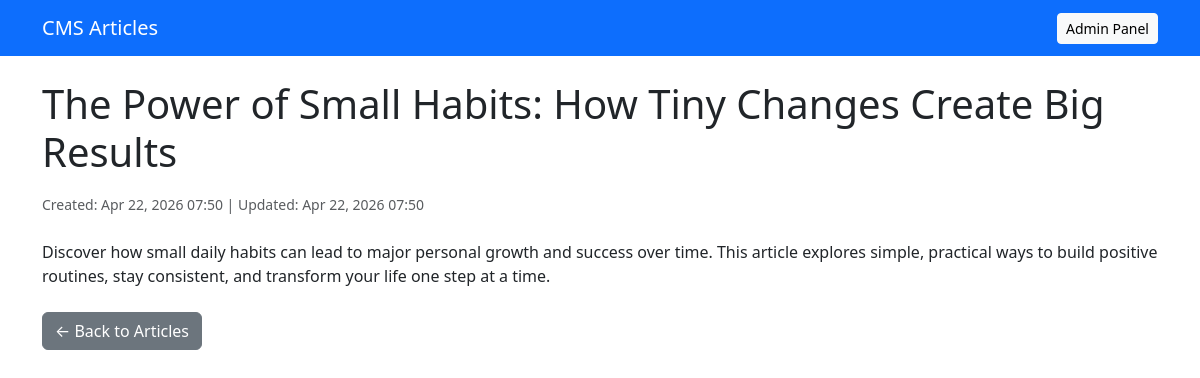
Screenshot of /3/ with the database file from the repository.
### articles/models.py (models this page shows, shortened)
class Article(models.Model):
    title = models.CharField(max_length=200)
    content = models.TextField()
    created_at = models.DateTimeField(auto_now_add=True)
    updated_at = models.DateTimeField(auto_now=True)

### articles/views.py (the view)
# urls.py: path('<int:pk>/', views.article_detail, name='article_detail'),
def article_detail(request, pk):
    article = get_object_or_404(Article, pk=pk)
    return render(request, 'articles/article_detail.html', {'article': article})

### articles/templates/articles/article_detail.html (shortened to what this page needs)
<!DOCTYPE html>
<html lang="en">
<head>
    <link href="https://cdn.jsdelivr.net/npm/bootstrap@5.3.0/dist/css/bootstrap.min.css" rel="stylesheet">
</head>
<body>
    <nav class="navbar navbar-expand-lg navbar-dark bg-primary">
        <div class="container">
            <a class="navbar-brand" href="/">CMS Articles</a>
            <div class="collapse navbar-collapse" id="navbarNav">
                <ul class="navbar-nav ms-auto">
                    <li class="nav-item">
                        <a class="btn btn-light btn-sm ms-2" href="/admin/">Admin Panel</a>
                    </li>
                </ul>
            </div>
        </div>
    </nav>
    <div class="container mt-4">
        <article>
            <h1 class="mb-3">{{ article.title }}</h1>
            <div class="mb-4">
                <small class="text-muted">
                    Created: {{ article.created_at|date:"M d, Y H:i" }} |
                    Updated: {{ article.updated_at|date:"M d, Y H:i" }}
                </small>
            </div>
            <div class="content">
                {{ article.content|linebreaks }}
            </div>
        </article>
        <div class="mt-4">
            <a href="{% url 'article_list' %}" class="btn btn-secondary">← Back to Articles</a>
        </div>
    </div>
</body>
</html>

### rows the page displays
Article: title "The Power of Small Habits: How Tiny Changes Create Big Results", created_at "Apr 22, 2026 07:50", updated_at "Apr 22, 2026 07:50", content "Discover how small daily habits can lead to major personal growth and success over time. This article explores simple, practical ways to build positive routines, stay consistent, and transform your life one step at a time."
